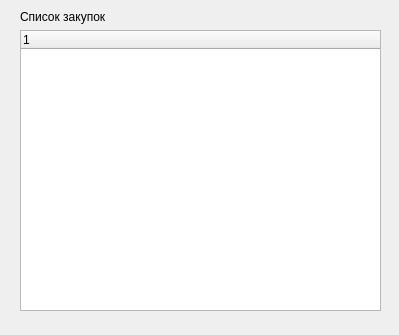
<?xml version="1.0" encoding="UTF-8"?>
<ui version="4.0">
 <class>OrderCustomerWindow</class>
 <widget class="QDialog" name="OrderCustomerWindow">
  <property name="geometry">
   <rect>
    <x>0</x>
    <y>0</y>
    <width>399</width>
    <height>335</height>
   </rect>
  </property>
  <property name="windowTitle">
   <string>Dialog</string>
  </property>
  <widget class="QWidget" name="layoutWidget">
   <property name="geometry">
    <rect>
     <x>20</x>
     <y>10</y>
     <width>361</width>
     <height>301</height>
    </rect>
   </property>
   <layout class="QVBoxLayout" name="verticalLayout">
    <item>
     <widget class="QLabel" name="label">
      <property name="text">
       <string>Список закупок</string>
      </property>
     </widget>
    </item>
    <item>
     <widget class="QTreeWidget" name="treeWidget">
      <column>
       <property name="text">
        <string notr="true">1</string>
       </property>
      </column>
     </widget>
    </item>
   </layout>
  </widget>
 </widget>
 <resources/>
 <connections/>
</ui>
